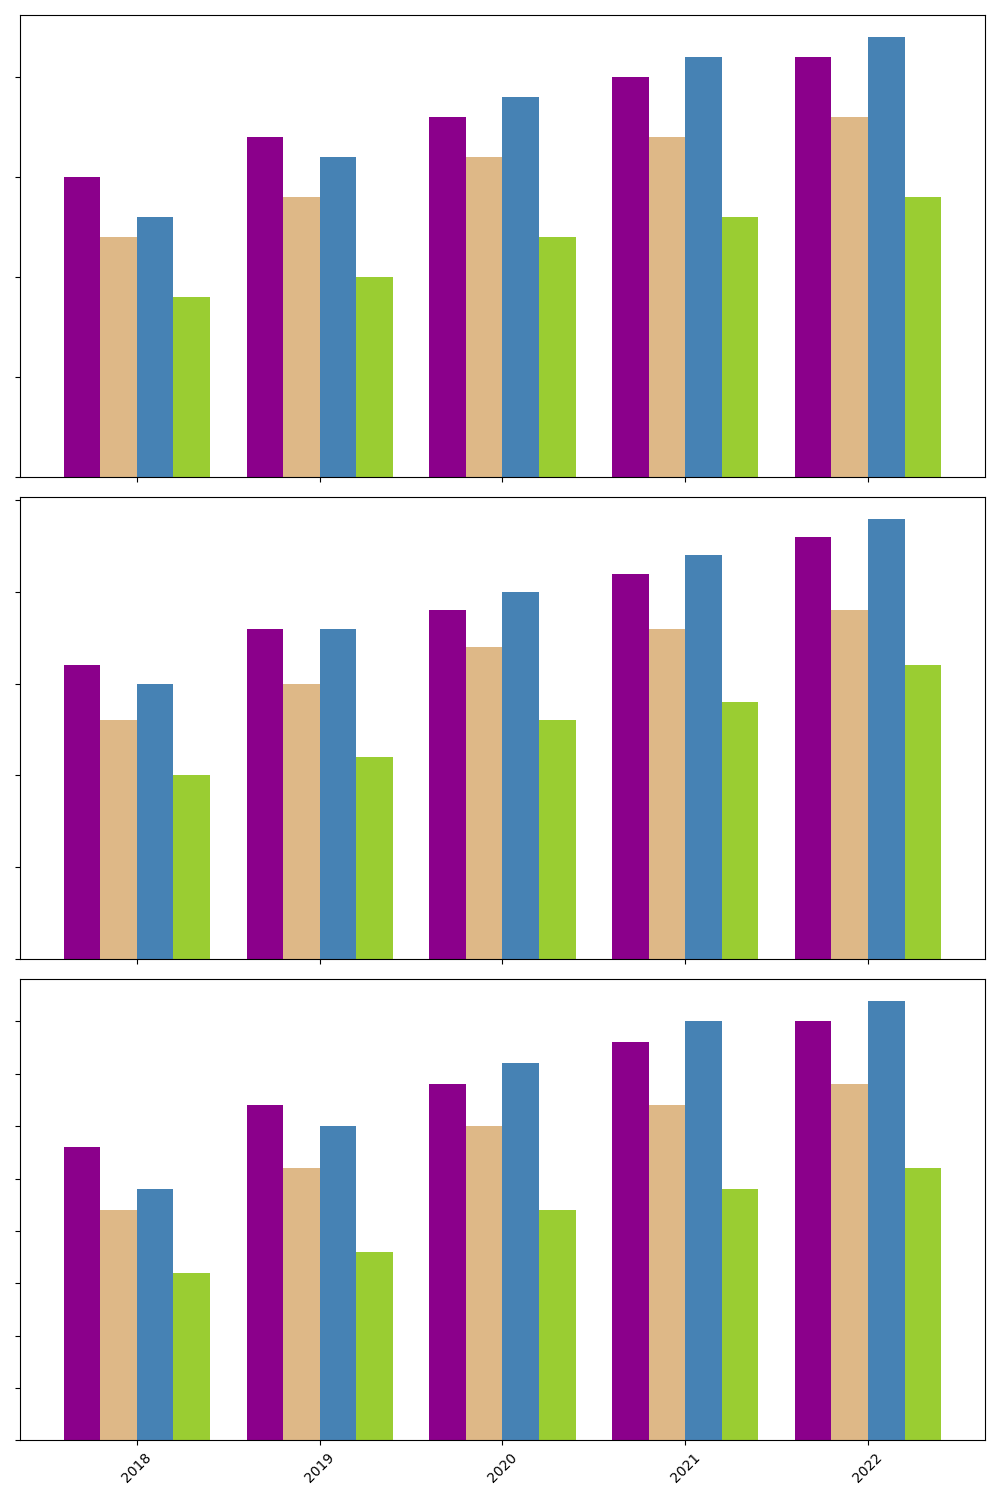

The script that drew this image:
import matplotlib.pyplot as plt
import numpy as np

years = np.array([2018, 2019, 2020, 2021, 2022])

sales_north = np.array([
    [150, 170, 180, 200, 210],
    [120, 140, 160, 170, 180],
    [130, 160, 190, 210, 220],
    [90, 100, 120, 130, 140]
])

sales_east = np.array([
    [160, 180, 190, 210, 230],
    [130, 150, 170, 180, 190],
    [150, 180, 200, 220, 240],
    [100, 110, 130, 140, 160]
])

sales_west = np.array([
    [140, 160, 170, 190, 200],
    [110, 130, 150, 160, 170],
    [120, 150, 180, 200, 210],
    [80, 90, 110, 120, 130]
])

fig, axes = plt.subplots(3, 1, figsize=(10, 15), sharex=True)

new_colors = ['#8b008b', '#deb887', '#4682b4', '#9acd32']

# Prepare bar_width and index
bar_width = 0.2
index = np.arange(len(years))

# Function to sort data for bar chart
def sorted_bars(data):
    means = data.mean(axis=0)
    sorted_indices = np.argsort(means)
    return data[:, sorted_indices], sorted_indices

for ax, sales in zip(axes, [sales_north, sales_east, sales_west]):
    sorted_sales, sorted_indices = sorted_bars(sales)
    sorted_years = years[sorted_indices]  # Arrange the years to follow the same order

    for i, color in enumerate(new_colors):
        ax.bar(index + (i * bar_width), sorted_sales[i], bar_width, color=color)
    
    ax.set_yticklabels([])

axes[-1].set_xticks(index + bar_width * 1.5)
axes[-1].set_xticklabels(sorted_years, rotation=45)

plt.tight_layout()
plt.show()
